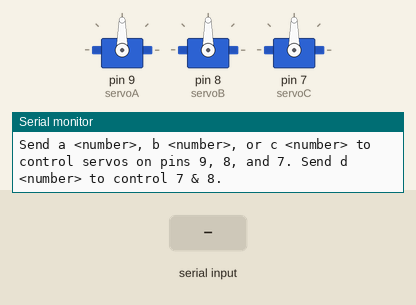
Recording of a sketch running on a simulated Arduino Uno, built with avr-gcc and run on an emulated ATmega328P. Parts: 3 × servo, the last lines printed to the serial monitor. The test bench sets the inputs (shaded band).

Above: at 1.2 s.
1.3 s: "a,45\n" received over Serial
At 2.5 s:
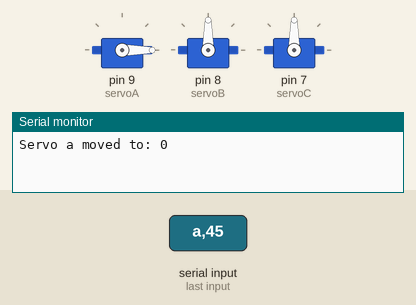
2.8 s: "b,45\n" received over Serial
At 3.7 s:
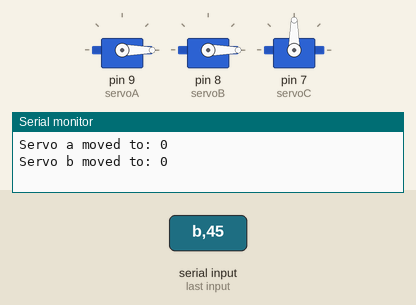
4.3 s: "c,45\n" received over Serial
At 4.9 s:
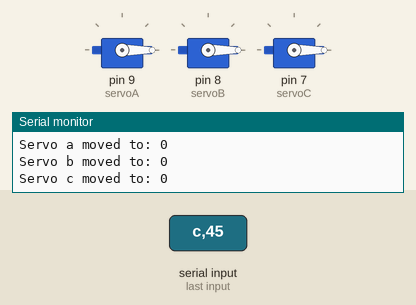
5.8 s: "d,45\n" received over Serial
At 7.0 s:
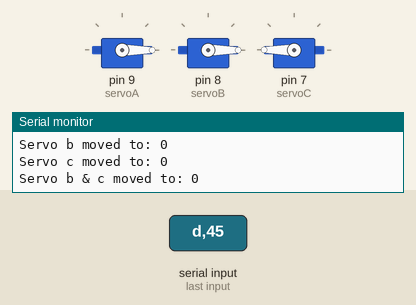
7.3 s: "a90\n" received over Serial
At 8.3 s:
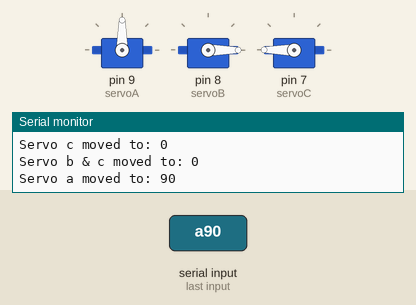
8.8 s: "b90\n" received over Serial
At 9.5 s:
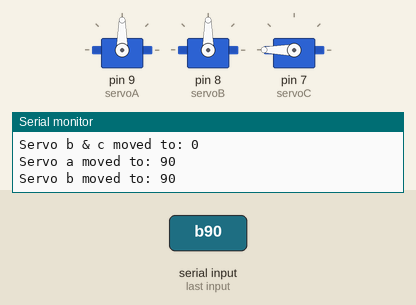
Timing chart, 0 to 11.3 s (numbered marks = the images above; inputs shaded):
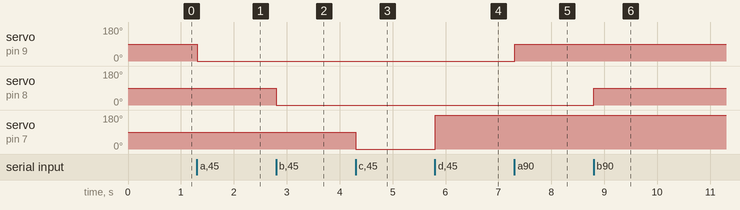

Measured:
- after the input at 1.3 s, servo on pin 9 (servoA): 90° → 0° at once
- after the input at 2.8 s, servo on pin 8 (servoB): 90° → 0° at once
- after the input at 4.3 s, servo on pin 7 (servoC): 90° → 0° at once
- after the input at 5.8 s, servo on pin 7 (servoC): 0° → 180° at once
- after the input at 7.3 s, servo on pin 9 (servoA): 0° → 90° at once
- after the input at 8.8 s, servo on pin 8 (servoB): 0° → 90° at once

The sketch:

kruskal_head.ino
```cpp
#include <Servo.h>

Servo servoA;  // Servo on pin 9
Servo servoB;  // Servo on pin 8
Servo servoC;  // Servo on pin 7

void setup() {
  Serial.begin(9600);
  servoA.attach(9);
  servoB.attach(8);
  servoC.attach(7);

  Serial.println("Send a <number>, b <number>, or c <number> to control servos on pins 9, 8, and 7. Send d <number> to control 7 & 8.");
}

void loop() {
  if (Serial.available() > 0) {
    String input = Serial.readStringUntil('\n');  // Read incoming data
    input.trim();  // Remove any whitespace

    if (input.length() > 1) {  // Ensure the command is at least two characters
      char servoID = input.charAt(0);  // Get the first character
      String numberStr = input.substring(1);
      numberStr.trim();
      int angle = numberStr.toInt();  // Convert the string to an integer

      if (angle >= 0 && angle <= 180) {
        switch (servoID) {
          case 'a':
            servoA.write(angle);
            Serial.print("Servo a moved to: ");
            break;
          case 'b':
            servoB.write(angle);
            Serial.print("Servo b moved to: ");
            break;
          case 'c':
            servoC.write(angle);
            Serial.print("Servo c moved to: ");
            break;
          case 'd':
            servoB.write(angle);
            servoC.write(180 - angle);
            Serial.print("Servo b & c moved to: ");
            break;
          default:
            Serial.println("Error: Invalid servo identifier. Use a, b, c, or d.");
            return;
        }
        Serial.println(angle);
      } else {
        Serial.println("Error: Angle must be between 0 and 180.");
      }
    } else {
      Serial.println("Error: Invalid command format. Use a <number>, b <number>, c <number>, or d <number>.");
    }
  }
}


// Debug Script
// void loop() {
//     // Move to 0 degrees
//     servoA.write(0);
//     servoB.write(0);
//     servoC.write(0);
//     delay(1000);

//     // Move to 180 degrees
//     servoA.write(180);
//     servoB.write(180);
//     servoC.write(180);
//     delay(1000);
// }
```
